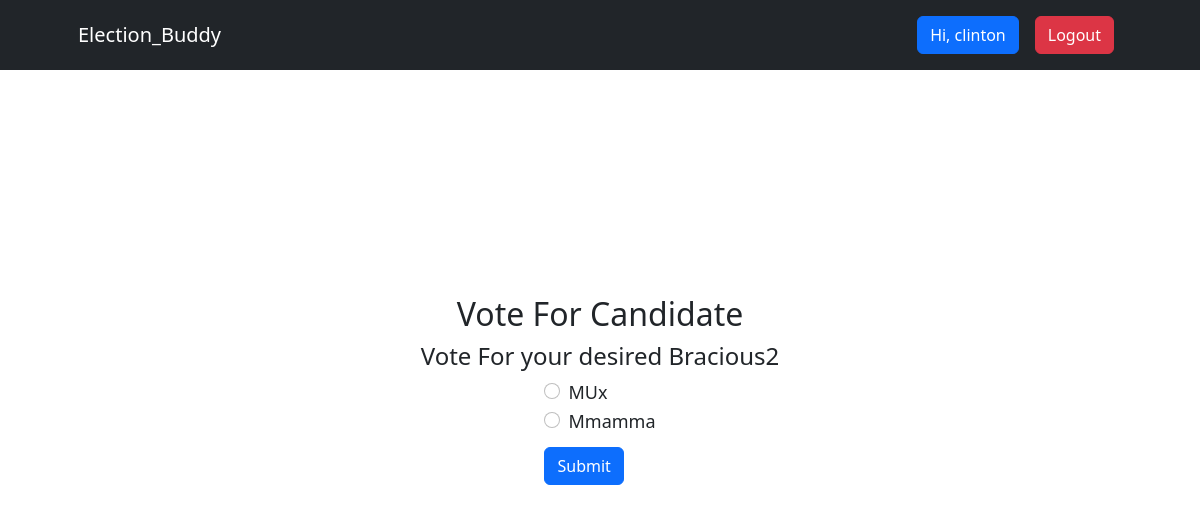
The page /vote/bracious2 (signed in) on the database its author committed.
### voteapp/models.py (models this page shows, shortened)
class Category(models.Model):
    title = models.CharField(max_length=200)
    slug = models.SlugField(blank=True, null=True)
    description = models.TextField(blank=True, null=True)
    total_vote = models.IntegerField(default=0)
    voters = models.ManyToManyField(User, blank=True)

class CategoryItem(models.Model):
    title = models.CharField(max_length=200)
    total_vote = models.IntegerField(default=0)
    category = models.ForeignKey(Category, on_delete=models.CASCADE, related_name="items")
    voters = models.ManyToManyField(User, blank=True)

### voteapp/views.py (the view, shortened to what this page needs)
# urls.py: path("vote/<str:slug>", views.detail, name="detail"),
@login_required(login_url="signin")
def detail(request, slug):
    category = Category.objects.get(slug=slug)
    categories = CategoryItem.objects.filter(category=category)
    msg = None
    if request.user.is_authenticated:
        if category.voters.filter(id=request.user.id).exists():
            msg = "voted"
    context = {"category": category, "categories": categories, "msg": msg}
    return render(request, "detail.html", context)

### voteapp/templates/detail.html (shortened to what this page needs)
{% extends 'base.html' %}
{% block content %}
<div class="container voteContainer">
    <h2>Vote For Candidate </h2>
    <h4> Vote For your desired {{category.title}}</h4>
    {% if msg  %}
    <div class="alert alert-primary" role="alert">
      You have already voted in this category
    </div>
    <a class="btn btn-primary btn-lg" href="{% url 'result' category.slug %}">See Result</a>
    {% else %}
    <form action="" method='POST'>
      {% for category in categories  %}
      <div class="form-check">
        <input class="form-check-input" type="radio" value="{{category.id}}" name="category_item" id="flexRadioDefault{{category.id}}" required>
        <label class="form-check-label" for="flexRadioDefault{{category.id}}">
          {{category.title}}
        </label>
      </div>
      {% endfor %}
    <button type="submit" class='btn btn-primary'>Submit</button>
  </form>
    {% endif %}
</div>
{% endblock content %}

### voteapp/templates/base.html (shortened to what this page needs)
<!DOCTYPE html>
{% load static %}
<html lang="en">
<head>
    <link href="https://cdn.jsdelivr.net/npm/bootstrap-icons@1.4.1/font/bootstrap-icons.css" rel="stylesheet" />
    <link rel="stylesheet" href="{% static 'css/bootstrap.css' %}">
    <link rel="stylesheet" href="{% static 'css/style.css' %}">
</head>
<body>
     <nav class="navbar navbar-expand-lg navbar-dark bg-dark">
        <div class="container px-lg-5">
            <a class="navbar-brand" href="{% url 'index'  %}">Election_Buddy</a>
            <div class="collapse navbar-collapse" id="navbarSupportedContent">
                <ul class="navbar-nav ms-auto mb-2 mb-lg-0">
                    {% if request.user.is_authenticated %}
                    <li class="nav-item"><a class="nav-link" href="#"><button class="btn btn-primary">Hi, {{request.user.username}}</button></a></li>
                    <li class="nav-item"><a class="nav-link" href="{% url 'logout' %}"><button class="btn btn-danger">Logout</button></a></li>
                    {% else %}
                    <li class="nav-item"><a class="nav-link" href="{% url 'signin' %}"><button class="btn btn-primary">Login</button></a></li>
                    <li class="nav-item"><a class="nav-link" href="{% url 'signup' %}"><button class="btn btn-primary">SignUp</button></a></li>
                    {% endif %}
                </ul>
            </div>
        </div>
    </nav>
    {% block content %}
    {% endblock content %}
</body>
</html>

### voteapp/static/css/style.css (style rules this page uses)
* { box-sizing: border-box; }
.voteContainer { display: flex; flex-direction: column; align-items: center; justify-content: center; height: 80vh; padding: 10px 0px 0px 0px; }
.voteContainer button { margin: 10px 0px 10px 0px; }
.voteContainer label { font-size: 18px; font-weight: 500; }

### rows shown on the page
Category: title "Bracious2"
CategoryItem: title "MUx"
CategoryItem: title "Mmamma"

### other values the page prints
{{ request.user.username }} "clinton"
